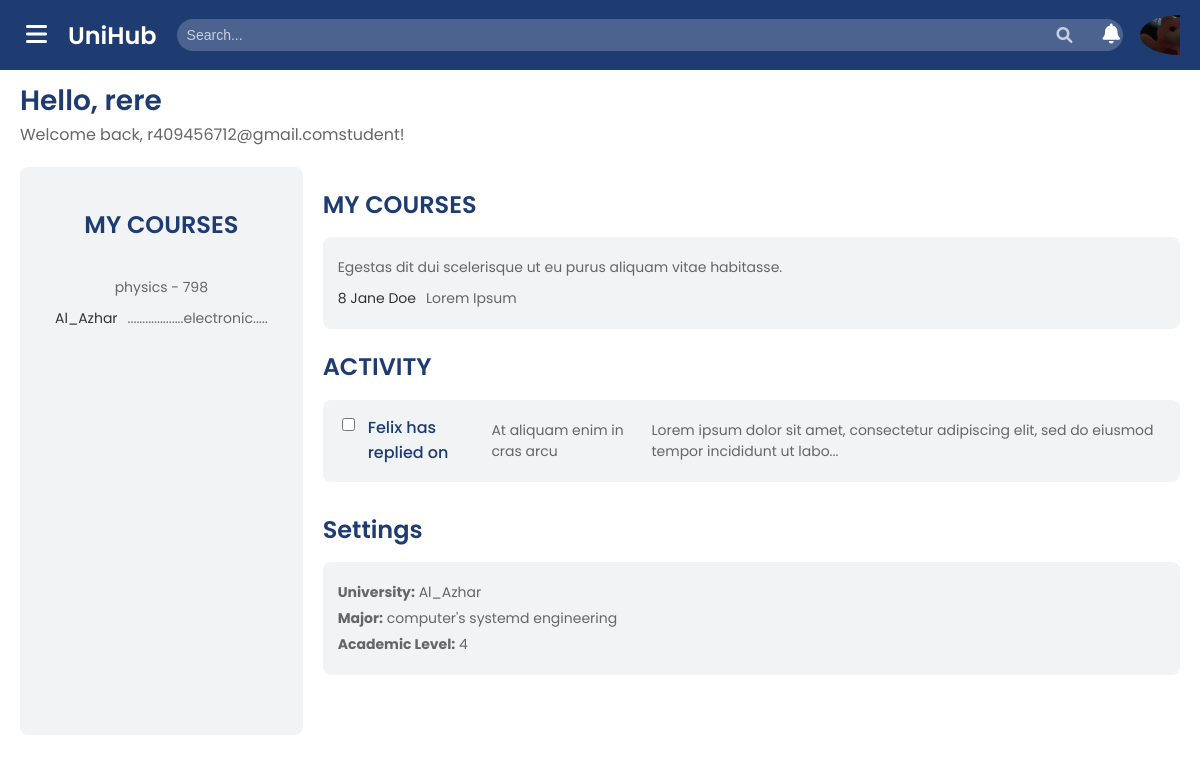
Screenshot of /firstapp/Dashboard/ (signed in) with the database file from the repository.
### firstapp/models.py (models this page shows, shortened)
class StudentProfile(models.Model):
    user = models.OneToOneField(
        settings.AUTH_USER_MODEL,  # بدلًا من auth.User
        on_delete=models.CASCADE
    )
    university = models.ForeignKey(University, on_delete=models.CASCADE, null=True, blank=True)
    student_id = models.CharField(max_length=20, unique=True, default=generate_student_id)
    courses = models.ManyToManyField('Course', blank=True)
    profile_picture = models.ImageField(upload_to='profile_pics/', null=True, blank=True)
    academic_level = models.CharField(max_length=50, blank=True)
    major = models.CharField(max_length=100, blank=True)
    gender = models.CharField(max_length=10, blank=True)
    date_of_birth = models.DateField(null=True, blank=True)

class Course(models.Model):
    name = models.CharField(max_length=255)
    code = models.CharField(max_length=10)
    university = models.ForeignKey(University, on_delete=models.CASCADE)
    description = models.TextField(blank=True, null=True)
    credits = models.IntegerField()

class University(models.Model):
    name = models.CharField(max_length=255)
    location = models.CharField(max_length=255)
    established_year = models.IntegerField()

### firstapp/views.py (the view)
# urls.py: path('Dashboard/', views.dashboard, name='dashboard'),
@login_required
def dashboard(request):
    try:
        student = StudentProfile.objects.get(user=request.user)
        courses = student.courses.all()
        profile_picture = student.profile_picture.url if student.profile_picture else None
        boards = Board.objects.filter(course__in=courses)
        posts = Post.objects.filter(board__in=boards)
    except StudentProfile.DoesNotExist:
        student = None
        courses = []
        boards = []
        posts = []
    return render(request, 'pages/Dashboard.html', {
        'student': student,
        'courses': courses,
        'boards': boards,
        'posts': posts,
    })

### templates/pages/Dashboard.html (shortened to what this page needs)
{%load static%}
<!DOCTYPE html>
<html lang="en">
<head>
    <link rel="stylesheet" href="{% static 'css/Dashboard.css' %}">
    <link rel="stylesheet" href="https://cdnjs.cloudflare.com/ajax/libs/font-awesome/6.0.0-beta3/css/all.min.css">
</head>
<body>
    <div class="dashboard">
        <nav class="navbar">
            <button class="menu-btn" id="menuBtn"><i class="fas fa-bars"></i></button>
            <h1>UniHub</h1>
            <div class="search-bar">
                <input type="text" placeholder="Search...">
                <i class="fas fa-search"></i>
            </div>
            <div class="navbar-icons">
                <div class="notifications">
                    <i class="fas fa-bell" id="notificationsIcon"></i>
                </div>
                <img src="{{ student.profile_picture.url }}" alt="Profile" class="profile-pic">            </div>
        </nav>
        <div class="user-details">
        <div class="main-content" id="mainContent">
            <header>
                <h2>Hello, {{ user.username }}</h2>
                <p>Welcome back, {{ user.email }}student!</p>
            </header>
            <div class="cards">
                <div class="card">
                    <div class="courses">
                        <h2>MY COURSES</h2>
                        {% for course in courses %}
                        <div class="course-item">
                            <p>{{ course.name }} - {{ course.code }}</p>
                            <div class="details">
                                <span>{{ course.university.name }}</span>
                                <p>{{ course.description }}</p>
                            </div>
                        </div>
                        {% endfor %}
                    </div>
            </div>
            <div class="courses">
                <h2>MY COURSES</h2>
                <div class="course-item">
                    <p>Egestas dit dui scelerisque ut eu purus aliquam vitae habitasse.</p>
                    <div class="details">
                        <span>8 Jane Doe</span>
                        <p>Lorem Ipsum</p>
                    </div>
                </div>
            <div class="activity">
                <h2>ACTIVITY</h2>
                <ul class="activity-list">
                    <li class="activity-item">
                        <input type="checkbox" id="activity1">
                        <label for="activity1">Felix has replied on</label>
                        <p>At aliquam enim in cras arcu</p>
                        <p>Lorem ipsum dolor sit amet, consectetur adipiscing elit, sed do eiusmod tempor incididunt ut labo...</p>
                    </li>
                </ul>
            </div>
            <div class="settings">
                <h2>Settings</h2>
                <div class="settings-item">
                    <p><strong>University:</strong> {{ student.university.name }}</p>
                    <p><strong>Major:</strong> {{ student.major }}</p>
                    <p><strong>Academic Level:</strong> {{ student.academic_level }}</p>
                </div>
            </div>
        </div>
</body>
</html>

### static/css/dashboard.css (style rules this page uses)
body { font-family: 'Poppins', Arial, sans-serif; background-color: #f8f9fa; margin: 0; color: #333; }
.dashboard { display: flex; min-height: 100vh; }
.navbar { width: 100%; background-color: #1e3c72; color: white; padding: 15px 20px; display: flex; align-items: center; position: fixed; top: 0; z-index: 1000; }
.navbar h1 { font-size: 24px; font-weight: 600; margin: 0; margin-left: 15px; }
.navbar .menu-btn { background: none; border: none; color: white; font-size: 24px; cursor: pointer; }
.navbar .search-bar { flex: 1; margin: 0 20px; position: relative; }
.navbar .search-bar input { width: 100%; padding: 8px 30px 8px 10px; border: none; border-radius: 20px; background-color: rgba(255, 255, 255, 0.2); color: white; font-size: 14px; }
.navbar .search-bar input::placeholder { color: rgba(255, 255, 255, 0.7); }
.navbar .search-bar i { position: absolute; right: 10px; top: 50%; transform: translateY(-50%); color: rgba(255, 255, 255, 0.7); cursor: pointer; }
.navbar .navbar-icons { display: flex; align-items: center; gap: 20px; cursor: pointer; }
.navbar .navbar-icons i { font-size: 20px; cursor: pointer; }
.navbar .navbar-icons .profile-pic { width: 40px; height: 40px; border-radius: 50%; cursor: pointer; padding-right: 40px; }
.notifications { position: relative; }
.main-content { flex: 1; padding: 20px; background-color: #ffffff; transition: margin-left 0.3s ease; margin-top: 60px; }
header { margin-bottom: 20px; }
header h2 { font-size: 28px; font-weight: 600; color: #1e3c72; margin: 0; }
header p { font-size: 16px; color: #666; margin: 0; }
.cards { display: flex; gap: 20px; margin-bottom: 30px; }
.card { flex: 1; background-color: #f1f3f5; padding: 20px; border-radius: 8px; text-align: center; transition: background-color 0.3s ease; }
.card p { font-size: 14px; color: #666; }
.courses { margin-bottom: 30px; }
.courses h2 { font-size: 24px; font-weight: 600; color: #1e3c72; margin-bottom: 15px; }
.course-item { background-color: #f1f3f5; padding: 15px; border-radius: 8px; margin-bottom: 10px; }
.course-item p { font-size: 14px; color: #666; margin: 5px 0; }
.course-item .details { display: flex; align-items: center; gap: 10px; font-size: 14px; color: #333; }
.activity { margin-bottom: 30px; }
.activity h2 { font-size: 24px; font-weight: 600; color: #1e3c72; margin-bottom: 15px; }
.activity-list { list-style-type: none; padding: 0; }
.activity-item { background-color: #f1f3f5; padding: 15px; border-radius: 8px; margin-bottom: 10px; display: flex; align-items: flex-start; gap: 10px; }
.activity-item label { font-weight: 500; color: #1e3c72; }
.activity-item p { font-size: 14px; color: #666; margin: 5px 0; }
.settings { margin-bottom: 30px; }
.settings h2 { font-size: 24px; font-weight: 600; color: #1e3c72; margin-bottom: 15px; }
.settings-item { background-color: #f1f3f5; padding: 15px; border-radius: 8px; margin-bottom: 10px; }
.settings-item p { font-size: 14px; color: #666; margin: 5px 0; }

### rows the page displays
StudentProfile: profile_picture (picture), university.name "Al_Azhar", major "computer's systemd engineering", academic_level "4"
Course: name "physics", code "798", university.name "Al_Azhar", description "...................electronic....."

### other values shown
{{ user.username }} "rere"
{{ user.email }} "r409456712@gmail.com"
